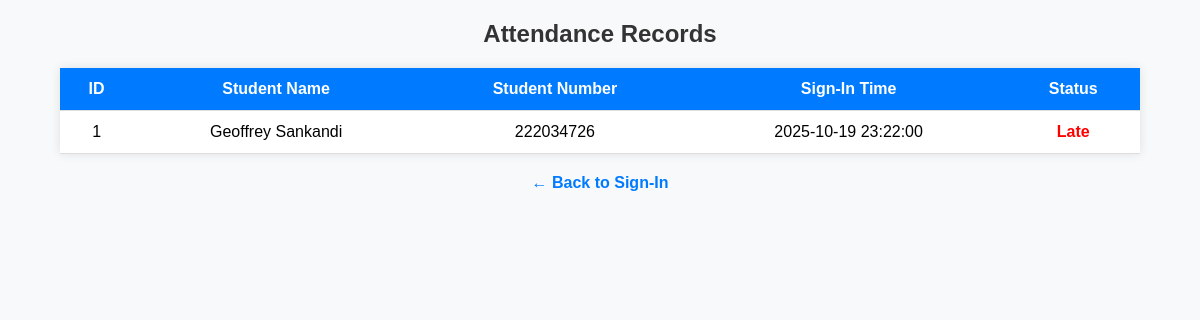
The app's page /digital_attendance/view_records.php, older data.
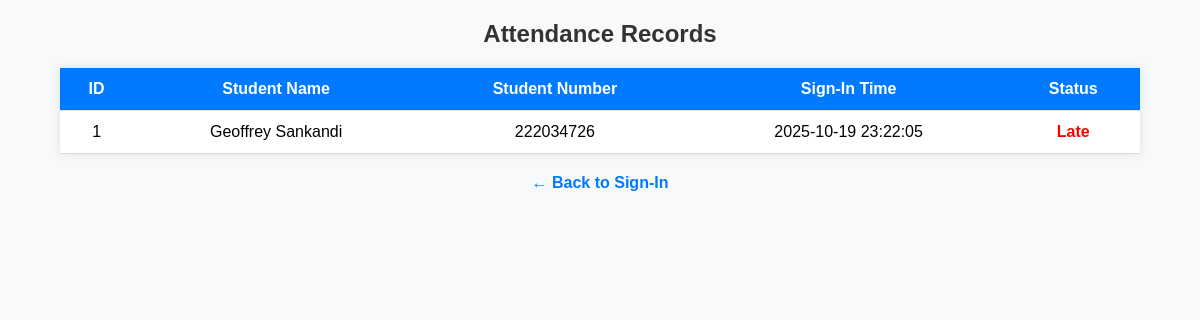
The same page, newer data.
### tables this page shows
CREATE TABLE `attendance` (
  `id` int(11) NOT NULL,
  `student_name` varchar(100) NOT NULL,
  `student_number` varchar(20) NOT NULL,
  `sign_in_time` datetime NOT NULL,
  `status` varchar(10) NOT NULL
);

### digital_attendance/view_records.php (the view, shortened to what this page needs)
<?php
include 'db_connect.php';
$sql = "SELECT * FROM attendance ORDER BY sign_in_time DESC";
$result = $conn->query($sql);
?>
<!DOCTYPE html>
<html lang="en">
<head>
</head>
<body>
  <h2>Attendance Records</h2>
  <table>
    <tr>
      <th>ID</th>
      <th>Student Name</th>
      <th>Student Number</th>
      <th>Sign-In Time</th>
      <th>Status</th>
    </tr>
    <?php
    if ($result->num_rows > 0) {
      while($row = $result->fetch_assoc()) {
        $statusClass = ($row['status'] == "Late") ? "late" : "ontime";
        echo "<tr>";
        echo "<td>" . $row['id'] . "</td>";
        echo "<td>" . $row['student_name'] . "</td>";
        echo "<td>" . $row['student_number'] . "</td>";
        echo "<td>" . $row['sign_in_time'] . "</td>";
        echo "<td class='" . $statusClass . "'>" . $row['status'] . "</td>";
        echo "</tr>";
      }
    } else {
      echo "<tr><td colspan='5'>No attendance records found.</td></tr>";
    }
    ?>
  </table>
  <a class="back-link" href="index.html">← Back to Sign-In</a>
</body>
</html>

### digital_attendance/view_records.php (style rules this page uses)
body { font-family: Arial, sans-serif; background-color: #f8f9fa; margin: 0; padding: 0; }
h2 { text-align: center; margin-top: 20px; color: #333; }
table { border-collapse: collapse; width: 90%; margin: 20px auto; background-color: #fff; box-shadow: 0 0 10px rgba(0,0,0,0.1); }
th, td { padding: 12px; text-align: center; border-bottom: 1px solid #ddd; }
th { background-color: #007bff; color: white; }
.late { color: red; font-weight: bold; }
.back-link { display: block; width: fit-content; margin: 20px auto; text-decoration: none; color: #007bff; font-weight: bold; }

Row changes from the older to the newer data that the page shows:
changed attendance "Geoffrey Sankandi": sign_in_time "2025-10-19 23:22:00" → "2025-10-19 23:22:05"
